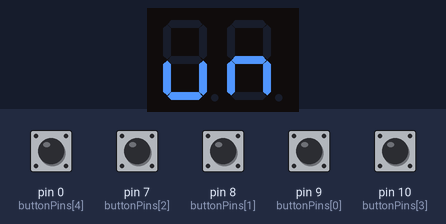
Bench run of a sketch on a simulated Arduino Uno, built for the host (arithmetic inside an expression is 32-bit, double 64-bit). On the bench: 2-digit seven-segment display. The test bench sets the inputs (shaded band); at power-on: pin 0 (buttonPins[4]), pin 7 (buttonPins[2]), pin 8 (buttonPins[1]), pin 9 (buttonPins[0]), pin 10 (buttonPins[3]) HIGH. Random numbers use the default seed unless the sketch sets one; EEPROM starts erased.

Above: at 1.25 s.
1.3 s: pin 0 (buttonPins[4]) pulled LOW for 0.15 s
At 1.8 s:
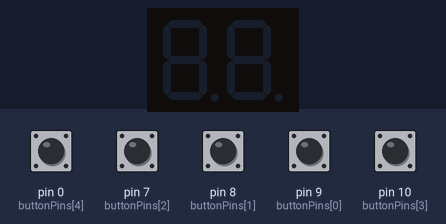
2.0 s: pin 9 (buttonPins[0]) pulled LOW for 0.15 s
At 2.08 s:
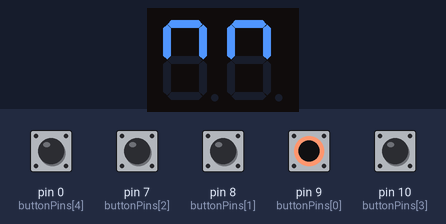
2.7 s: pin 0 (buttonPins[4]) driven LOW and pin 9 (buttonPins[0]) driven LOW
At 4.81 s:
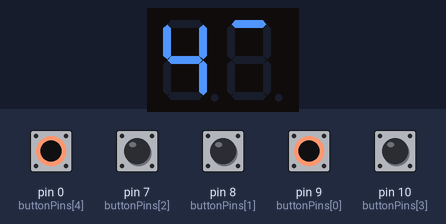
5.7 s: pin 8 (buttonPins[1]) pulled LOW for 0.15 s
At 6.31 s:
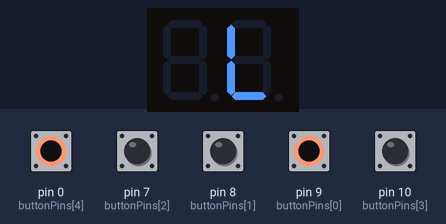
6.4 s: pin 0 (buttonPins[4]) pulsed HIGH 2 times (0.12 s each, 0.3 s apart)
At 6.67 s:
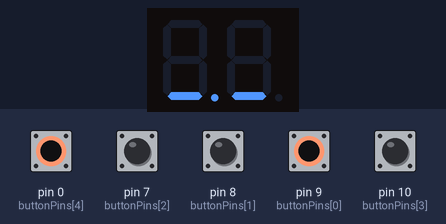
9.5 s: pin 7 (buttonPins[2]) pulled LOW for 0.15 s
Timing chart, 0 to 12.1 s (numbered marks = the images above; inputs shaded):
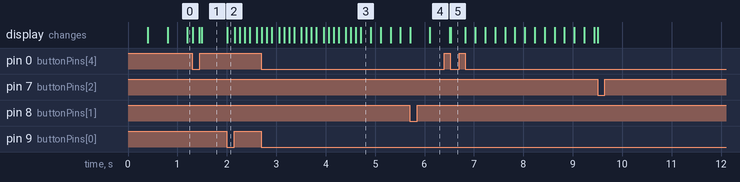

The sketch:

wumpus.ino
```cpp
#include "wumpus.h"

#define SHIFT_PIN_SHCP 5
#define SHIFT_PIN_STCP 4
#define SHIFT_PIN_DS   3

typedef void (*stateFn)(unsigned long);
stateFn currentStateFn = &introState;

// north, south, east, west, arrow
const uint8_t buttonPins[5] = {9, 8, 7, 10, 0};

const uint8_t northWall[2] = {0x01, 0x81};
const uint8_t southWall[2] = {0x88, 0x08};
const uint8_t eastWall[2]  = {0x00, 0x06};
const uint8_t westWall[2]  = {0x30, 0x00};

uint8_t buttonStates[5] = {};

const uint8_t mapWidth = 12;
const uint8_t mapHeight = 12;

const uint8_t minWalls = 6;
const uint8_t maxWalls = 20;
const uint8_t minPits = 2;
const uint8_t maxPits = 6;
const uint8_t minBats = 2;
const uint8_t maxBats = 6;

const uint8_t maxArrows = 4;

const uint8_t maxBrightness = 90;

struct room cave[mapWidth][mapHeight];

uint8_t playerX, playerY;
uint8_t wumpusX, wumpusY;
uint8_t arrows;

unsigned long nextNoteTime = 0;
uint8_t currentNote = 0;
uint16_t *currentSong;
uint8_t *currentSongDurations;

unsigned long nextAnimationFrameTime = 0;
uint8_t animationFrameOffset = 0;
uint8_t textOffset = 0;

const uint8_t totalMaskSegments = 7;

SevSegShift sevsegshift(
                  SHIFT_PIN_DS,
                  SHIFT_PIN_SHCP,
                  SHIFT_PIN_STCP,
                  1, /* number of shift registers there is only 1 Shiftregister
                        used for all Segments (digits are on Controller)
                        default value = 2 (see SevSegShift example)
                        */
                  true /* Digits are connected to Arduino directly
                          default value = false (see SevSegShift example)
                        */
                );

bool buttonState(button id) {
  // debounce state
  buttonStates[id] = (buttonStates[id] << 1) | digitalRead(buttonPins[id]);
  return (buttonStates[id] == 0x80);
}

void updateCaveDisplay() {
  uint8_t display[2] = {0, 0};
  if (cave[playerX][playerY - 1].wall) {
    display[0] |= northWall[0];
    display[1] |= northWall[1];
  }
  if (cave[playerX][playerY + 1].wall) {
    display[0] |= southWall[0];
    display[1] |= southWall[1];
  }
  if (cave[playerX + 1][playerY].wall) {
    display[0] |= eastWall[0];
    display[1] |= eastWall[1];
  }
  if (cave[playerX - 1][playerY].wall) {
    display[0] |= westWall[0];
    display[1] |= westWall[1];
  }

  sevsegshift.setSegments(display);
}

void displayBatsNearby(unsigned long timer) {
  static unsigned long nextAction = 0;
  if (nextAction > timer) {
    return;
  }
  static uint8_t batFrameOffset = 0;
  static bool batDirection = true;

  updateCaveDisplay();
  uint8_t segments[2];
  sevsegshift.getSegments(segments);
  // wipe out wall dots
  segments[0] &= 0x7F;
  segments[1] &= 0x7F;
  uint8_t frame = eeprom_read_byte(batNearbyFrames + batFrameOffset);
  if (batFrameOffset == 0) {
    segments[batDirection] |= frame;
  } else {
    segments[!batDirection] |= frame;
  }
  sevsegshift.setSegments(segments);
  nextAction = timer + 50 + random(100);
  batFrameOffset++;
  if (batFrameOffset == 4) {
    updateCaveDisplay();
    batDirection = timer % 2;
    nextAction = timer + 500 + random(500);
    batFrameOffset = 0;
  }
}

void displayPitNearby(unsigned long timer) {
  const uint16_t *maskSegments;
  uint8_t goingUp;
  if ((cave[playerX][playerY - 1].wall + cave[playerX][playerY + 1].wall) <
      (cave[playerX + 1][playerY].wall + cave[playerX - 1][playerY].wall)) {
    maskSegments = &windNorthSouthMask[0];
    goingUp = playerX % 2;
  } else {
    maskSegments = &windEastWestMask[0];
    goingUp = playerY % 2;
  }

  static unsigned long nextAction = 0;
  static uint8_t windOffset = 0;

  playWind(windOffset);
  if (nextAction > timer) {
    return;
  }
  updateCaveDisplay();
  if (windOffset == 0xFF) { // wrapped around
    windOffset = totalMaskSegments - 1;
    nextAction = timer + 400 + random(600);
    return;
  }
  if (goingUp && windOffset == totalMaskSegments) {
    windOffset = 0;
    nextAction = timer + 400 + random(600);
    return;
  }
  uint8_t displaySegments[2];
  sevsegshift.getSegments(displaySegments);
  uint16_t word = eeprom_read_word(maskSegments + windOffset);
  displaySegments[0] &= (uint8_t)word;
  displaySegments[1] &= (uint8_t)(word >> 8);
  sevsegshift.setSegments(displaySegments);
  nextAction = timer + 75;
  windOffset += (goingUp) ? +1 : -1;
}

void playWind(uint8_t windOffset) {
  // don't play if we're already playing some music
  if (nextNoteTime > 0) {
    return;
  }
  // clamp to a sane value
  windOffset = (windOffset > 10) ? 0 : windOffset;
  playNote(random(10, 20 + windOffset));
}

void displayWumpusNearby(unsigned long timer) {
  static unsigned long nextAction = 0;
  static int16_t currentBrightness = 0;
  static bool direction = true;
  if (nextAction > timer) {
    return;
  }
  nextAction = timer + 10;
  if (direction) {
    if (currentBrightness == 0) {
      playSong(snoreUp, snoreUpDurations);
    }
    currentBrightness += 1;
    if (currentBrightness >= maxBrightness) {
      direction = false;
      nextAction += 2000;
    }
  } else {
    if (currentBrightness >= maxBrightness) {
      playSong(snoreDown, snoreDownDurations);
    }
    currentBrightness -= 1;
    if (currentBrightness <= 0) {
      direction = true;
      nextAction += 2000;
      stopSong();
    }
  }
  sevsegshift.setBrightness(currentBrightness);
}

bool displayAnimation(unsigned long timer, uint16_t frameTime, const uint8_t frames[]) {
  if (nextAnimationFrameTime > timer) {
    return false;
  }
  uint8_t displaySegments[2];
  uint8_t frameCount = eeprom_read_byte(&frames[0]);
  displaySegments[0] = eeprom_read_byte(&frames[animationFrameOffset + 1]);
  displaySegments[1] = eeprom_read_byte(&frames[animationFrameOffset + 2]);
  sevsegshift.setSegments(displaySegments);
  nextAnimationFrameTime = timer + frameTime;
  animationFrameOffset = (animationFrameOffset + 2) % frameCount;
  return true;
}

void setAdjacentRooms(struct point pt, struct room *adjacentRooms[]) {
  adjacentRooms[0] = &(cave[pt.x - 1][pt.y - 1]);
  adjacentRooms[1] = &(cave[pt.x - 1][pt.y    ]);
  adjacentRooms[2] = &(cave[pt.x - 1][pt.y + 1]);
  adjacentRooms[3] = &(cave[pt.x    ][pt.y - 1]);
  adjacentRooms[4] = &(cave[pt.x    ][pt.y + 1]);
  adjacentRooms[5] = &(cave[pt.x + 1][pt.y - 1]);
  adjacentRooms[6] = &(cave[pt.x + 1][pt.y    ]);
  adjacentRooms[7] = &(cave[pt.x + 1][pt.y + 1]);
}

struct point randomRoom() {
  struct point pt;
  do {
    pt.x = random(mapWidth);
    pt.y = random(mapHeight);
  } while (cave[pt.x][pt.y].wall);
  return pt;
}

void setupMap() {
  uint8_t i, j, count;
  struct point pt;

  for (i = 0; i < mapWidth; i++) {
    for (j = 0; j < mapHeight; j++) {
      cave[i][j] = {0};
    }
  }

  for (i = 0; i < mapWidth; i++) {
    cave[i][0].wall = 1;
    cave[i][mapHeight - 1].wall = 1;
  }
  for (j = 0; j < mapHeight; j++) {
    cave[0][j].wall = 1;
    cave[mapWidth - 1][j].wall = 1;
  }

  count = minWalls + random(maxWalls - minWalls);

  for (i = 0; i < count; i++) {
    pt = randomRoom();
    cave[pt.x][pt.y].wall = 1;
  }

  count = minPits + random(maxPits - minPits);

  struct room *adjacentRooms[8];

  for (i = 0; i < count; i++) {
    pt = randomRoom();
    cave[pt.x][pt.y].pit = 1;
    setAdjacentRooms(pt, adjacentRooms);
    for (j = 0; j < 8; j++) {
      (*adjacentRooms[j]).pitNearby = 1;
    }
  }

  count = minBats + random(maxBats - minBats);

  for (i = 0; i < count; i++) {
    pt = randomRoom();
    cave[pt.x][pt.y].superbat = 1;
    setAdjacentRooms(pt, adjacentRooms);
    for (j = 0; j < 8; j++) {
      (*adjacentRooms[j]).batsNearby = 1;
    }
  }

  pt = randomRoom();
  cave[pt.x][pt.y].wumpus = 1;
  wumpusX = pt.x;
  wumpusY = pt.y;
  setAdjacentRooms(pt, adjacentRooms);
  for (j = 0; j < 8; j++) {
    (*adjacentRooms[j]).wumpusNearby = 1;
  }
}

void setupPlayer() {
  struct room candidate;
  struct point pt;
  do {
    pt = randomRoom();
    candidate = cave[pt.x][pt.y];
  } while (candidate.wumpus || candidate.superbat || candidate.pit);
  playerX = pt.x;
  playerY = pt.y;
  arrows = maxArrows;
}

void setDefaultBrightness() {
  sevsegshift.setBrightness(maxBrightness);
}

void initSpeaker() {
  // reset the registers
  TCCR1A = 0;
  TCCR1B = 0;
  TCCR1B |= (1 << WGM12);  // CTC: Clear Timer on Compare with OCR1A
  TCCR1A |= (1 << COM1A0); // Toggle OC1A on Compare Match
  TCCR1B |= (1 << CS11);   // CPU clock / 8
}

void playNote(uint16_t note) {
  if (note == REST) {
    DDRA &= ~(1 << DDA6); // disable output pin
    return;
  }
  // only reset the counter when the note changes
  if (OCR1A != note) {
    TCNT1 = 0;            // reset the counter
  }
  OCR1A = note;         // set pitch
  DDRA |= (1 << DDA6);  // enable output pin
}

void updateAudio(unsigned long timer) {
  if (nextNoteTime == 0) {
    return;
  }
  if (timer < nextNoteTime) {
    return;
  }
  if (currentNote == eeprom_read_byte(currentSongDurations)) {
    stopSong();
    return;
  }
  uint16_t note = eeprom_read_word(currentSong + currentNote);
  if (note == REPEAT) {
    currentNote = 0;
    return;
  }
  uint8_t duration = eeprom_read_byte(currentSongDurations + currentNote + 1);
  playNote(note);
  nextNoteTime = duration + timer;
  currentNote++;
}

void playSong(uint16_t newSong[], uint8_t newSongDurations[]) {
  currentNote = 0;
  nextNoteTime = 1;
  currentSong = &newSong[0];
  currentSongDurations = &newSongDurations[0];
}

void stopSong() {
  nextNoteTime = 0;
  playNote(REST);
}

void renderText(unsigned long timer, uint8_t text[], uint8_t length) {
  static unsigned long nextAction = 0;
  if (nextAction > timer) {
    return;
  }
  nextAction = timer + 400;
  uint8_t segments[2];
  segments[0] = eeprom_read_byte(&text[textOffset]);
  segments[1] = eeprom_read_byte(&text[textOffset + 1]);
  sevsegshift.setSegments(segments);
  textOffset++;
  if (textOffset == length) {
    textOffset = 0;
  }
}

void setup() {
  randomSeed(analogRead(1));

  initSpeaker();

  byte numDigits = 2;
  byte digitPins[] = {1, 2}; // These are the PINS of the ** Arduino **
  byte segmentPins[] = {6, 7, 3, 2, 1, 5, 0, 4}; // these are the PINs of the ** Shift register **
  bool resistorsOnSegments = false; // 'false' means resistors are on digit pins
  byte hardwareConfig = COMMON_CATHODE; // See README.md for options
  bool updateWithDelays = false; // Default 'false' is Recommended
  bool leadingZeros = false; // Use 'true' if you'd like to keep the leading zeros
  bool disableDecPoint = false; // Use 'true' if your decimal point doesn't exist or isn't connected

  sevsegshift.begin(hardwareConfig, numDigits, digitPins, segmentPins, resistorsOnSegments,
  updateWithDelays, leadingZeros, disableDecPoint);

  setDefaultBrightness();

  for (uint8_t i = 0; i < 5; i++) {
    pinMode(buttonPins[i], INPUT_PULLUP);
  }

  playSong(hotmk, hotmkDurations);
}

void loop() {
  static unsigned long timer;
  timer = millis();

  (*currentStateFn)(timer);

  updateAudio(timer);

  sevsegshift.refreshDisplay(); // Must run repeatedly
}

/* #### Game States #### */

void introState(unsigned long timer) {
  renderText(timer, introText, 18);

  if (buttonState(arrow)) {
    currentStateFn = &startState;
  }
}

void startState(unsigned long timer) {
  textOffset = 0;
  playSong(fanfare, fanfareDurations);
  setupMap();
  setupPlayer();
  updateCaveDisplay();
  currentStateFn = &playState;
}

void playState(unsigned long timer) {
  uint8_t nextPlayerX = playerX;
  uint8_t nextPlayerY = playerY;

  struct room currentRoom = cave[playerX][playerY];

  if (arrows == 0) {
    currentStateFn = &wumpusEatState;
    return;
  }

  if (currentRoom.wumpus) {
    currentStateFn = &disturbWumpusState;
    return;
  } else if (currentRoom.superbat) {
    currentStateFn = &superbatState;
    return;
  } else if (currentRoom.pit) {
    currentStateFn = &pitfallState;
    return;
  }

  if (currentRoom.batsNearby) {
    displayBatsNearby(timer);
  }
  if (currentRoom.pitNearby) {
    displayPitNearby(timer);
  }
  if (currentRoom.wumpusNearby) {
    displayWumpusNearby(timer);
  }

  if (buttonState(arrow)) {
    stopSong();
    setDefaultBrightness();
    currentStateFn = &arrowStartState;
    return;
  }
  if (buttonState(north)) {
    nextPlayerY--;
  }
  if (buttonState(south)) {
    nextPlayerY++;
  }
  if (buttonState(east)) {
    nextPlayerX++;
  }
  if (buttonState(west)) {
    nextPlayerX--;
  }

  if (nextPlayerX != playerX || nextPlayerY != playerY) {
    currentRoom = cave[nextPlayerX][nextPlayerY];
    nextAnimationFrameTime = 0;
    animationFrameOffset = 0;
    if (currentRoom.wall) {
      // wall beep
      playSong(bonk, bonkDurations);
      return;
    } else {
      stopSong();
      playerX = nextPlayerX;
      playerY = nextPlayerY;
      setDefaultBrightness();
      updateCaveDisplay();
    }
  }
}

void superbatState(unsigned long timer) {
  static uint8_t counter = 0;
  uint8_t animationTimeout = (animationFrameOffset == 0) ? 150 : 100;
  if (displayAnimation(timer, animationTimeout, batFlapFrames) && animationFrameOffset == 0) {
    playSong(batFlap, batFlapDurations);
    counter++;
  }
  if (counter < 6) {
    return;
  }
  counter = 0;
  playSong(batSet, batSetDurations);
  do {
    playerX = random(mapWidth);
    playerY = random(mapHeight);
  } while (cave[playerX][playerY].wall);
  updateCaveDisplay();
  currentStateFn = &playState;
}

uint16_t dropSound = 0;

void pitfallState(unsigned long timer) {
  static unsigned long nextAction = 0;
  displayAnimation(timer, 150, pitfallFrames);
  if (nextAction > timer) {
    return;
  }
  nextAction = timer + 5;
  if (dropSound < 800) {
    playNote(dropSound);
    dropSound += 3;
  } else {
    dropSound = 0;
    stopSong();
    uint8_t segments[2] = {0xFF, 0xFF};
    sevsegshift.setSegments(segments);
    playSong(splat, splatDurations);
    currentStateFn = &youLoseState;
  }
}

void disturbWumpusState(unsigned long timer) {
  if ((timer % 4) == 0) {
    currentStateFn = &wumpusEatState;
  } else {
    playSong(wumpusMove, wumpusMoveDurations);
    currentStateFn = &wumpusBumpState;
  }
}

void wumpusBumpState(unsigned long timer) {
  if (animationFrameOffset < 8) {
    displayAnimation(timer, 100, wumpusBumpFrames);
  } else {
    updateCaveDisplay(); // reset cave view
    currentStateFn = &wumpusMoveState;
  }
}

// move the wumpus and his smells to another location
void wumpusMoveState(unsigned long timer) {
  uint8_t i, j;
  struct point oldWumpusPt, newWumpusPt;
  struct room *adjacentRooms[8];

  do {
    newWumpusPt.x = wumpusX + random(3) - 1;
    newWumpusPt.y = wumpusY + random(3) - 1;
  } while(cave[newWumpusPt.x][newWumpusPt.y].wall);

  cave[wumpusX][wumpusY].wumpus = 0;
  for (i = 0; i < mapWidth; i++) {
    for (j = 0; j < mapHeight; j++) {
      cave[i][j].wumpusNearby = 0;
    }
  }

  setAdjacentRooms(newWumpusPt, adjacentRooms);
  for (i = 0; i < 8; i++) {
    (*adjacentRooms[i]).wumpusNearby = 1;
  }
  wumpusX = newWumpusPt.x;
  wumpusY = newWumpusPt.y;
  cave[wumpusX][wumpusY].wumpus = 1;

  currentStateFn = &playState;
}

void wumpusEatState(unsigned long timer) {
  animationFrameOffset = 0;
  setDefaultBrightness();
  playSong(chopinBlock, chopinBlockDurations);
  currentStateFn = &wumpusEatAnimationState;
}

void wumpusEatAnimationState(unsigned long timer) {
  if (animationFrameOffset < 14) {
    displayAnimation(timer, 180, wumpusBiteFrames);
  }
  if (nextNoteTime == 0) {
    currentStateFn = &youLoseState;
  }
}

enum button selection;

void arrowStartState(unsigned long timer) {
  if (buttonState(arrow)) {
    // cancel
    currentStateFn = &playState;
    updateCaveDisplay();
    return;
  }
  for (uint8_t i = 0; i < 4; i++) {
    if (buttonState(i)) {
      selection = i;
      arrows--;
      currentStateFn = &arrowFireState;
    }
  }

  displayAnimation(timer, 200, arrowSelectFrames[arrows - 1]);
}

void arrowFireState(unsigned long timer) {
  uint8_t x, y;
  x = playerX;
  y = playerY;
  struct room currentRoom;
  do {
    switch(selection) {
      case north:
        y--;
        break;
      case south:
        y++;
        break;
      case east:
        x++;
        break;
      case west:
        x--;
        break;
    }
    currentRoom = cave[x][y];
  } while(!currentRoom.wall && !currentRoom.wumpus);

  updateCaveDisplay(); // reset cave view
  if (currentRoom.wumpus) {
    playSong(youWin, youWinDurations);
    currentStateFn = &youWinState;
  } else if (currentRoom.wumpusNearby) {
    // hit a wall near the wumpus
    playSong(wumpusMove, wumpusMoveDurations);
    currentStateFn = &wumpusMoveState;
  } else {
    // hit a wall
    playSong(ricochet, ricochetDurations);
    currentStateFn = &playState;
  }
}

void youLoseState(unsigned long timer) {
  if (buttonState(arrow)) {
    currentStateFn = &startState;
  }
}

void youWinState(unsigned long timer) {
  renderText(timer, youWinText, 18);
  if (buttonState(arrow)) {
    currentStateFn = &startState;
  }
}
```

scale16.h
```cpp
#define REST 0
#define REPEAT 0xFFFF

#define A0 1818
#define B0 1612
#define C1 1500

#define D2 681
#define G2 510
#define A2 455
#define Ax2 429
#define B2 405
#define C3 382
#define D3 341
#define Dx3 321
#define E3 303
#define F3 286
#define G3 255
#define A3 227
#define B3 202
#define C4 191
```

Source omitted: songs.h (1934 bytes), wumpus.h (2618 bytes)
